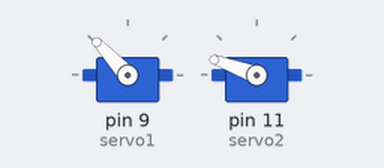
The sketch below on a simulated Arduino Uno, built with avr-gcc and run on an emulated ATmega328P. Parts: 2 × servo. Random numbers use the default seed unless the sketch sets one.

Above: at 0.7 s.
At 12.1 s:
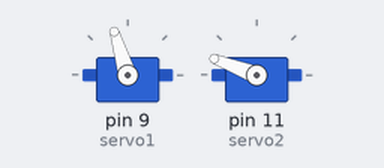
At 25.6 s:
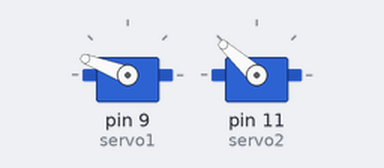
At 38.6 s:
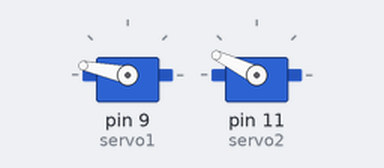
Timing chart, 0 to 40.0 s (numbered marks = the images above):
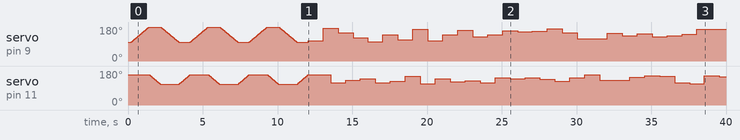

The sketch:

LaserToy.ino
```cpp
#include <Servo.h>

Servo servo1;
Servo servo2;

int pos1 = 0;
int pos2 = 0;

int limit1a = 100;
int limit1b = 180;
int limit2a = 110;
int limit2b = 160;

void setup() {
  servo1.attach(9);
  servo2.attach(11);

  servo1.write(limit1a);
  servo2.write(limit2b);
  delay(200);

  for(int a = 0; a < 3; a++){
    for(int i = limit1a; i < limit1b; i++){
      servo1.write(i);
      delay(15);
    }
    for(int i = limit2b; i >= limit2a; i--){
      servo2.write(i);
      delay(15);
    }
    for(int i = limit1b; i >= limit1a; i--){
      servo1.write(i);
      delay(15);
    }
    for(int i = limit2a; i < limit2b; i++){
      servo2.write(i);
      delay(15);
    }
  }
}

void loop() {

  pos1 = random(limit1a, limit1b);
  pos2 = random(limit2a, limit2b);

  servo1.write(pos1);
  delay(500);
  servo2.write(pos2);

  delay(500);
}
```
